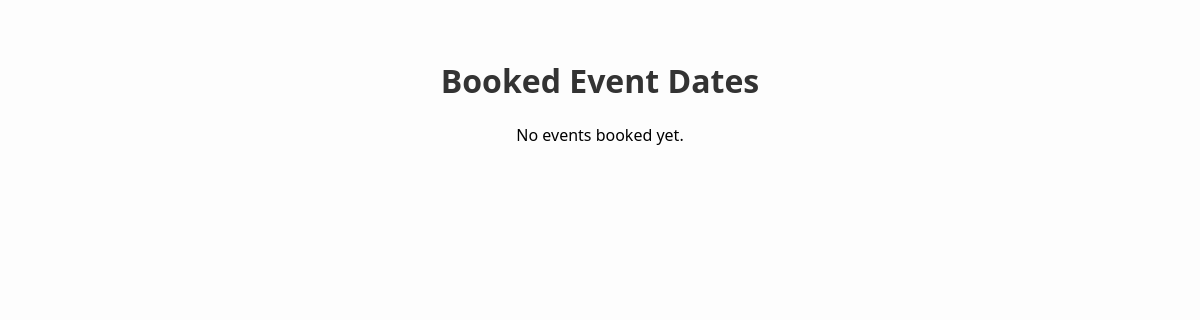
/booked-events, run on an earlier commit of the app's database.
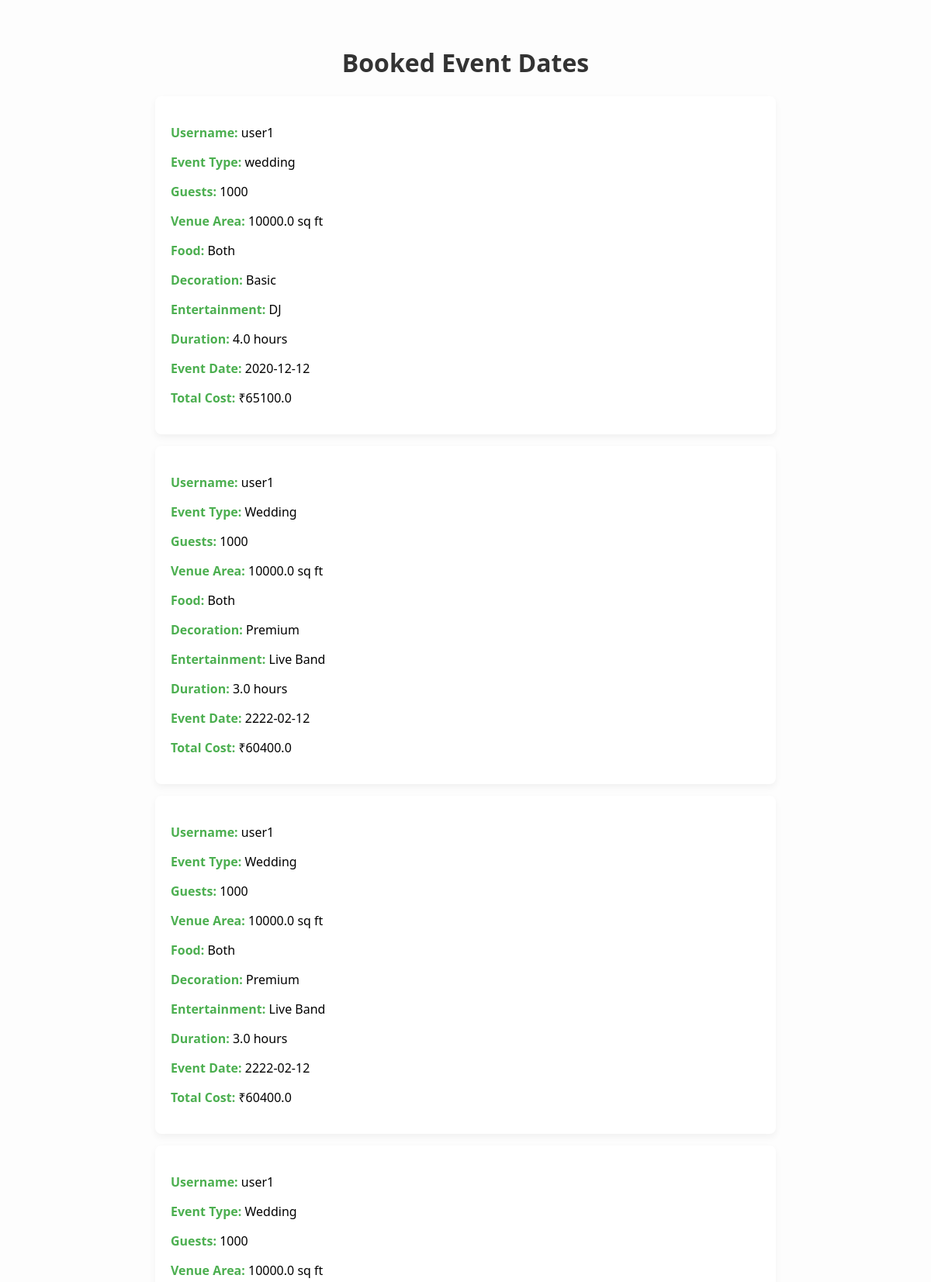
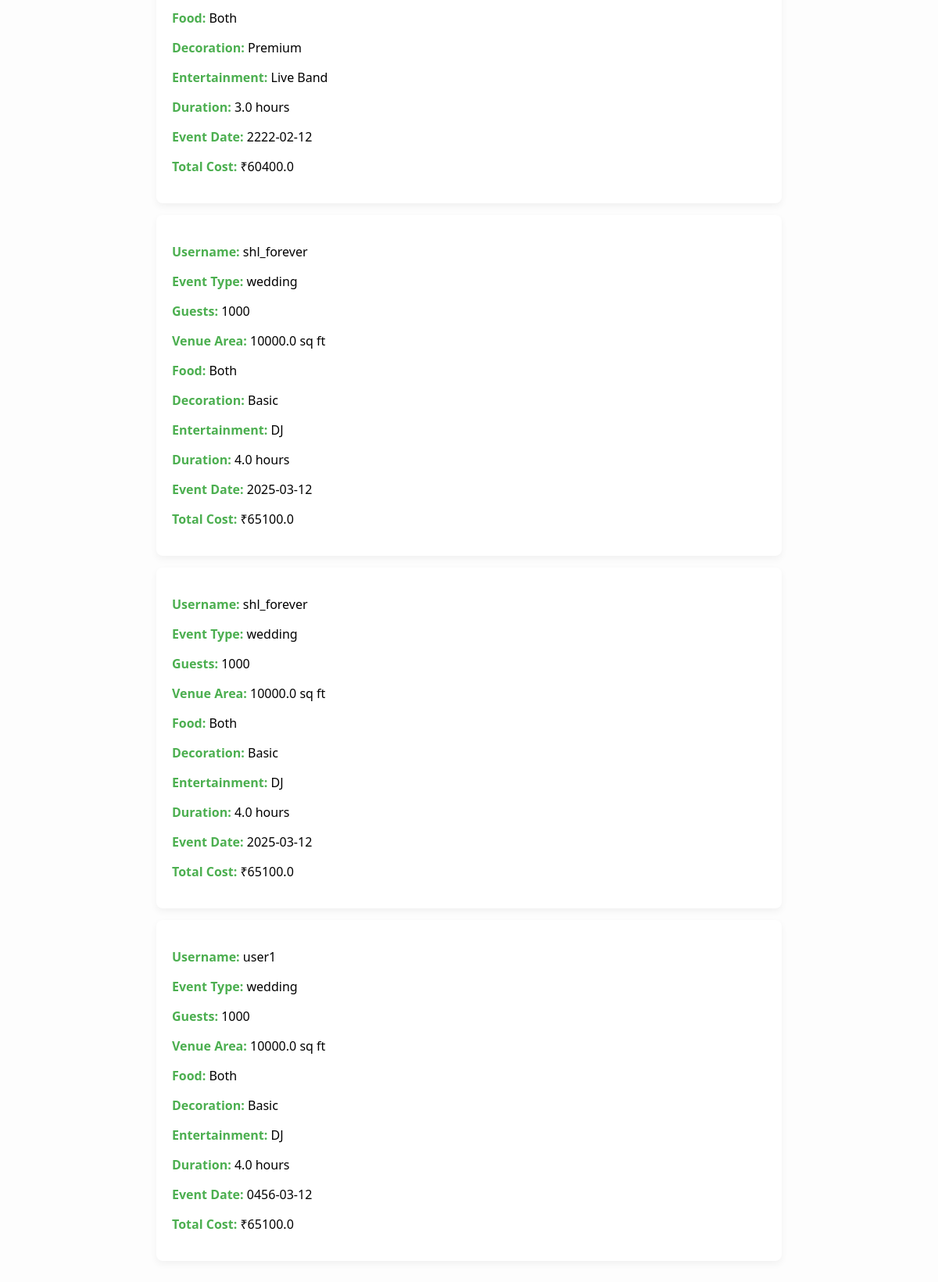
And on a later commit of the database (2 pictures, top to bottom).
### tables this page shows
CREATE TABLE booked_events (
            id INTEGER PRIMARY KEY AUTOINCREMENT,
            username TEXT,
            event_type TEXT,
            guest_count INTEGER,
            venue_area REAL,
            food_type TEXT,
            decoration TEXT,
            entertainment TEXT,
            duration REAL,
            price REAL,
            event_date TEXT
        );

### app.py (the view)
@app.route('/booked-events')
def booked_events_page():
    conn = sqlite3.connect('bookings.db')
    cursor = conn.cursor()
    cursor.execute("SELECT * FROM booked_events")
    events = cursor.fetchall()
    conn.close()
    return render_template('booked_events.html', events=events)

### templates/booked_events.html (shortened to what this page needs)
<!DOCTYPE html>
<html lang="en">
<head>
</head>
<body>
    <h1>Booked Event Dates</h1>
    <div class="event-list">
        {% if events %}
            {% for event in events %}
            <div class="event">
                <p><strong>Username:</strong> {{ event[1] }}</p>
                <p><strong>Event Type:</strong> {{ event[2] }}</p>
                <p><strong>Guests:</strong> {{ event[3] }}</p>
                <p><strong>Venue Area:</strong> {{ event[4] }} sq ft</p>
                <p><strong>Food:</strong> {{ event[5] }}</p>
                <p><strong>Decoration:</strong> {{ event[6] }}</p>
                <p><strong>Entertainment:</strong> {{ event[7] }}</p>
                <p><strong>Duration:</strong> {{ event[8] }} hours</p>
                <p><strong>Event Date:</strong> {{ event[10] }}</p>
                <p><strong>Total Cost:</strong> ₹{{ event[9] }}</p>
            </div>
            {% endfor %}
        {% else %}
            <p style="text-align:center;">No events booked yet.</p>
        {% endif %}
    </div>
</body>
</html>

### templates/booked_events.html (style rules this page uses)
body { font-family: 'Segoe UI', sans-serif; background-color: #fdfdfd; padding: 30px; }
h1 { text-align: center; color: #333; }
.event-list { max-width: 800px; margin: 20px auto; }
.event { background: #fff; padding: 20px; margin-bottom: 15px; border-radius: 8px; box-shadow: 0 4px 10px rgba(0,0,0,0.05); }
.event strong { color: #4CAF50; }

What changed in the data, as far as the page shows it:
added booked_events: username "user1", event_type "wedding", guest_count "1000", venue_area "10000.0", food_type "Both", decoration "Basic", entertainment "DJ", duration "4.0", event_date "2020-12-12", price "65100.0"
added booked_events: username "user1", event_type "Wedding", guest_count "1000", venue_area "10000.0", food_type "Both", decoration "Premium", entertainment "Live Band", duration "3.0", event_date "2222-02-12", price "60400.0"
added booked_events: username "user1", event_type "Wedding", guest_count "1000", venue_area "10000.0", food_type "Both", decoration "Premium", entertainment "Live Band", duration "3.0", event_date "2222-02-12", price "60400.0"
added booked_events: username "user1", event_type "Wedding", guest_count "1000", venue_area "10000.0", food_type "Both", decoration "Premium", entertainment "Live Band", duration "3.0", event_date "2222-02-12", price "60400.0"
added booked_events: username "shl_forever", event_type "wedding", guest_count "1000", venue_area "10000.0", food_type "Both", decoration "Basic", entertainment "DJ", duration "4.0", event_date "2025-03-12", price "65100.0"
added booked_events: username "shl_forever", event_type "wedding", guest_count "1000", venue_area "10000.0", food_type "Both", decoration "Basic", entertainment "DJ", duration "4.0", event_date "2025-03-12", price "65100.0"
added booked_events: username "user1", event_type "wedding", guest_count "1000", venue_area "10000.0", food_type "Both", decoration "Basic", entertainment "DJ", duration "4.0", event_date "0456-03-12", price "65100.0"
Also different on the page:
text no longer shown: "No events booked yet."
